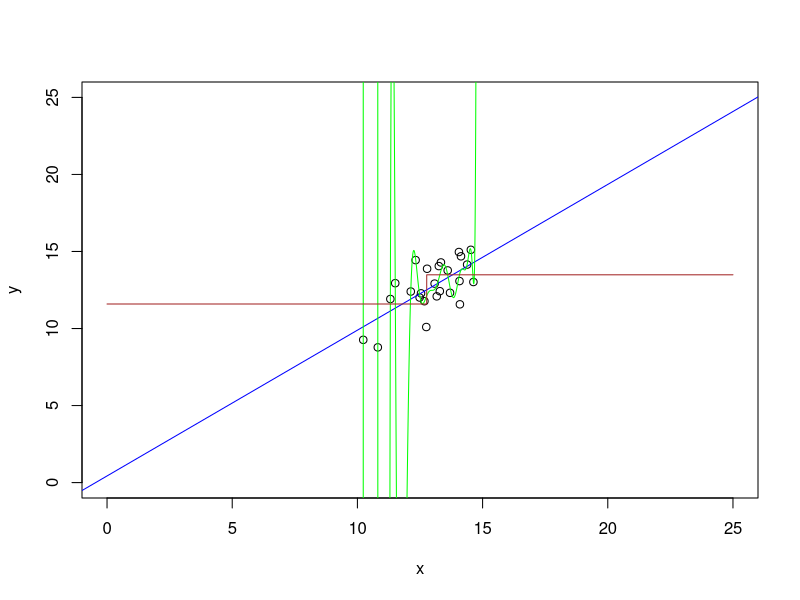
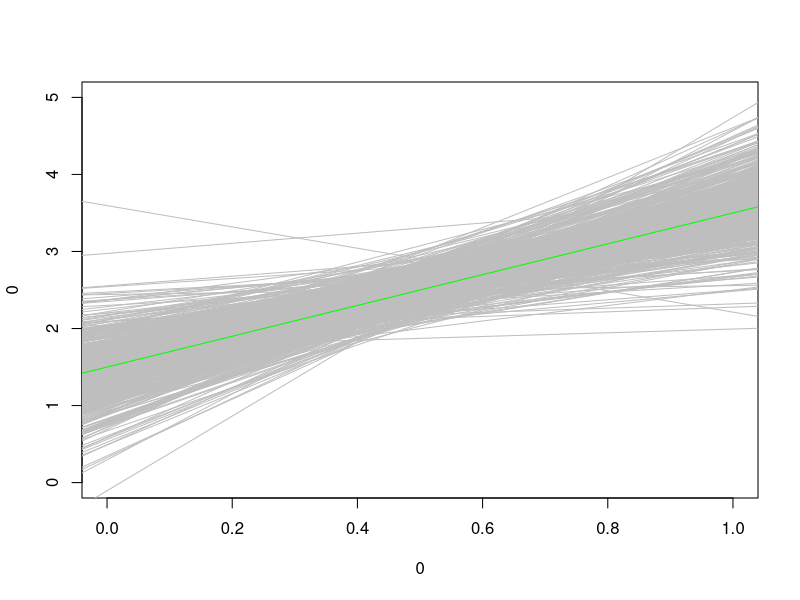
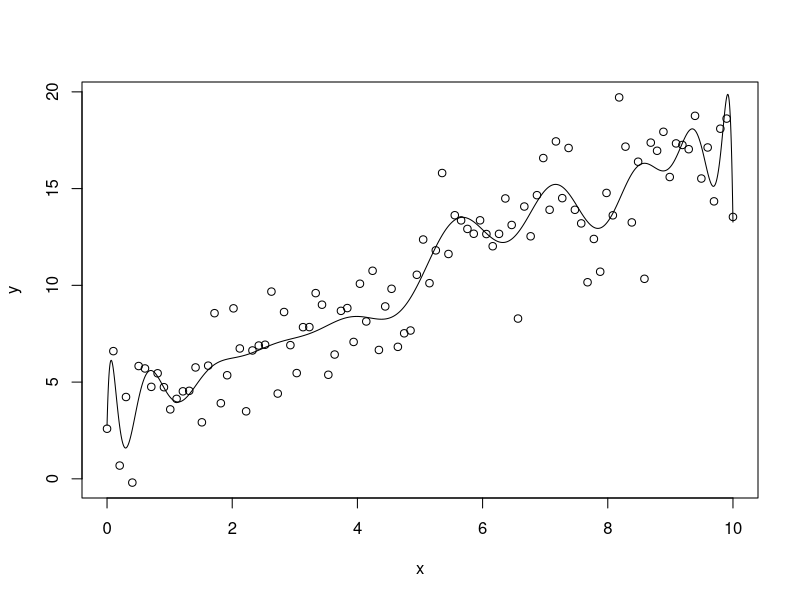

Write the R code that produced these figures, in order.



############ extrapolation
n = 25
sigma = 1
x = runif(n, 10, 15)
y = x + rnorm(n, 0, sigma)


plot(x, y, xlim = c(0, 25), ylim = c(0, 25))

lin_mod = lm(y ~ x)
abline(lin_mod, col = "blue")

poly_mod = lm(y ~ poly(x, 15))
xstars = seq(0, 25, length.out = 10000)
yhats = predict(poly_mod, data.frame(x = xstars))
points(xstars, yhats, type = "l", col = "green")

install.packages("rpart")
library(rpart)
dtree_mod = rpart(y ~ x)
xstars = seq(0, 25, length.out = 10000)
yhats = predict(dtree_mod, data.frame(x = xstars))
points(xstars, yhats, type = "l", col = "brown")


##########opt design for slope
plot(0, 0, xlim = c(0, 1), ylim = c(0, 5), type = "n")

beta_0 = 1.5
beta_1 = 2
sigma = 0.6
n = 10
Nsim = 500

for (r in 1 : Nsim){
  x = runif(n)
  #x = seq(0, 1, length.out = n)
  #x = c(rep(0, 5), rep(1, 5))
  y = beta_0 + beta_1 * x + rnorm(n, 0, sigma)
  mod = lm(y ~ x)
  abline(mod, col = "grey")
}
abline(a = beta_0, b = beta_1, col = "green")

##recall polynomial regression
n = 100
sigma = 2
set.seed(422.722)

x = seq(0, 10, length.out = n)
f_of_x = 3 + 1.5 * x #true... pretend it's hidden
e = rnorm(n, 0, sigma)
y = f_of_x + e
Xy = data.frame(x, y)
mod = lm(y ~ poly(x, 20), Xy)
plot(x, y)
xstars = seq(min(x), max(x), length.out = 10000)
yhats = predict(mod, data.frame(x = xstars))
points(xstars, yhats, type = "l")












